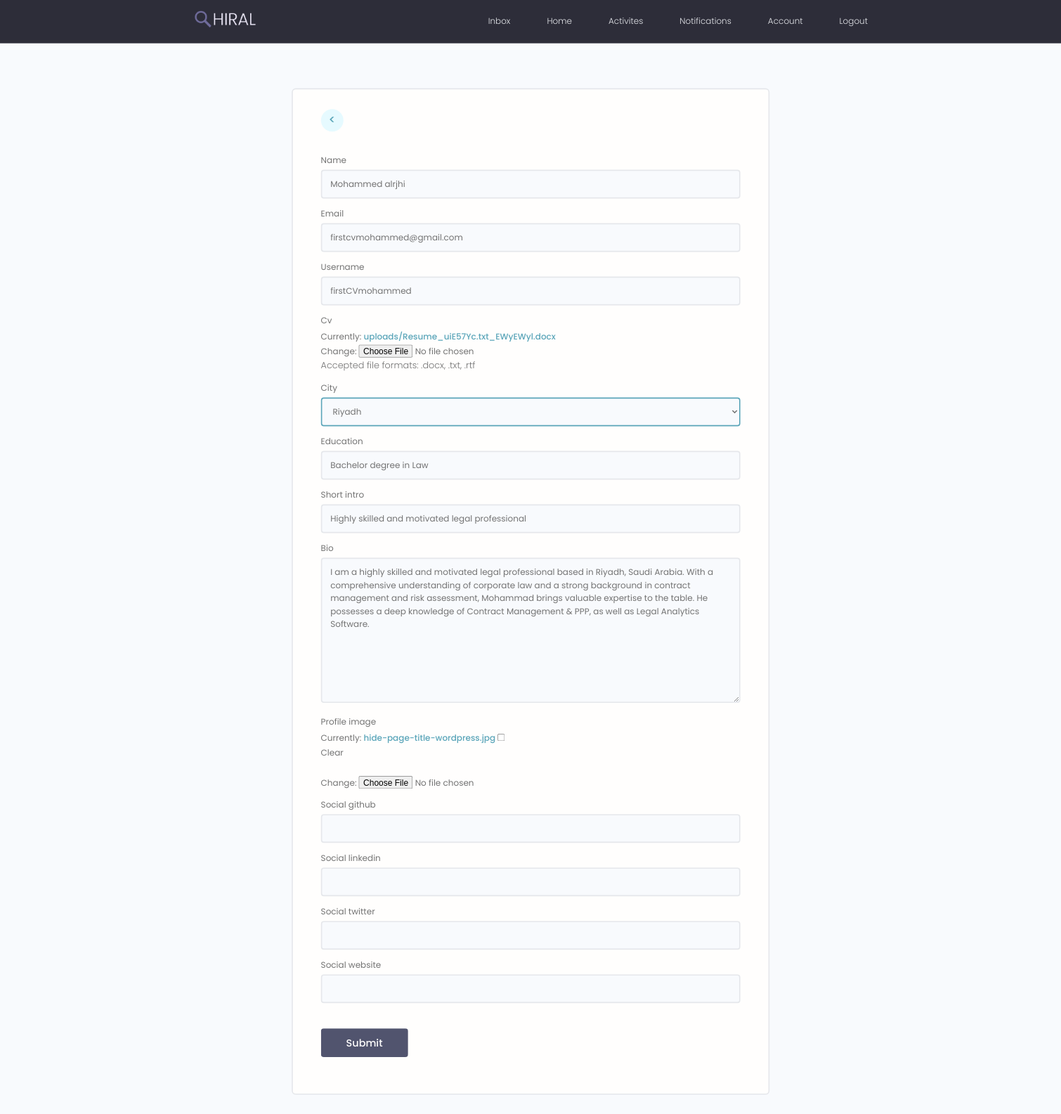
/edit-account/ (signed in), run on the app's committed database.
### accounts/models.py (models this page shows, shortened)
class Seeker(models.Model):
    user = models.OneToOneField(User, on_delete=models.CASCADE, primary_key=True)
    name = models.CharField(max_length=200, blank=True, null=True)
    email = models.EmailField(max_length=500, blank=True, null=True)
    username = models.CharField(max_length=200, blank=True, null=True)
    cv = models.FileField(upload_to='uploads/', null=True, blank=False)
    city = models.ForeignKey(City, on_delete=models.SET_NULL, null=True, blank=False)
    age = models.IntegerField(range(1, 75),null=True, blank=True)
    short_intro = models.CharField(max_length=200, null=True, blank=True)
    education = models.CharField(max_length=200, null=True, blank=True)
    bio = models.TextField(null=True, blank=True)
    profile_image =models.ImageField(null=True, blank=True, default='user-default.png')
    social_github = models.CharField(max_length=200, null=True, blank=True)
    social_twitter = models.CharField(max_length=200, null=True, blank=True)
    social_linkedin = models.CharField(max_length=200, null=True, blank=True)
    social_website = models.CharField(max_length=200, null=True, blank=True)
    is_active=models.BooleanField(default=True)
    numPOffers=models.IntegerField(range(1, 200), null=True)

### accounts/views.py (the view, shortened to what this page needs)
# urls.py: path('edit-account/', views.editAccount, name="edit-account"),
@login_required(login_url='login')
def editAccount(request):
    if request.user.is_Seeker:
        seeker = request.user.seeker
        form = SeekerAccountForm(instance=seeker)
    elif request.user.is_Recruiter:
        recruiter = request.user.recruiter
        form = RecruiterAccountForm(instance=recruiter)
    AllSkills = []
    context = {'form': form}
    if request.user.is_Seeker and seeker is not None:
        context['cv_skills'] = AllSkills
    return render(request, 'account-edit.html', context)

### accounts/forms.py
class SeekerAccountForm(ModelForm):
    class Meta:
        model = Seeker
        fields = ['name', 'email', 'username', 'cv',
                  'city','education', 'short_intro','bio','profile_image',
                  'social_github', 'social_linkedin', 'social_twitter',
                  'social_website']
    def __init__(self, *args, **kwargs):
        super(SeekerAccountForm, self).__init__(*args, **kwargs)
        for name, field in self.fields.items():
            field.widget.attrs.update({'class': 'input'})

### accounts/models.py (called while the page is built)
    def __str__(self):
        return self.name

### accounts/templatetags/custom_filters.py (called while the page is built)
@register.filter
def has_new_offers(seeker_email):
    return Offers.objects.filter(seeker__email=seeker_email, is_new=True).exists()

### chat/templatetags/chat_extras.py (called while the page is built)
@register.simple_tag
def is_user_having_unseen_msgs(user):
	if not user.is_authenticated:
		return False
	qs = ChatMessage.objects.filter((Q(room__user1=user) | Q(room__user2=user)),
								~Q(user=user), seen=False)
	return qs.exists()

### templates/account-edit.html (shortened to what this page needs)
{% extends 'main.html' %}
{% block content %}
<main class="formPage my-xl">
  <div class="content-box">
    <div class="formWrapper">
      <a style="font-size: 21px;" class="backButton" href="{% url 'account' %}"><</a>
      <br>
      <form class="form" method="POST" enctype="multipart/form-data" class="form auth__form " id="account_form">
        {% for field in form %}
        <div class="form__field">
          <label for="{{ field.id_for_label }}">{{ field.label }}</label>
          {% if field.name == 'cv' %}
          {{ field }}
          <p>Accepted file formats: .docx, .txt, .rtf</p>
          {% else %}
          {{ field }}
          {% endif %}
        </div>
        {% endfor %}
        <input class="btn btn--sub btn--lg  my-md" type="submit" value="Submit" />
      </form>
    </div>
  </div>
</main>
{% endblock content %}

### static/styles/app.css (style rules this page uses)
html { -moz-transform: scale(0.8, 0.8); -ms-transform: scale(0.8); -webkit-transform: scale(0.8); transform: scale(0.8); width:125%; transform-origin:0 0; }
:root { --color-sub: #2d2d39; }
.btn--sub { background-color: var(--color-sub-light); }
.content-box { width: 95%; max-width: 85rem; margin: 0 auto; }
.backButton { background: var(--color-main-light); color: var(--color-main); width: 4rem; height: 4rem; display: flex; align-items: center; justify-content: center; border-radius: 50%; }
.formPage .formWrapper { list-style: none; background: var(--color-white); padding: 3.5rem 5rem; border: 2px solid var(--color-light); border-radius: 0.7rem; }

### static/uikit/styles/modules/_variables.css (style rules this page uses)
:root { --color-main: #5aa5b9; --color-main-light: #e6faff; --color-sub: #3f4156; --color-sub-light: #51546e; --color-sub-lighter: #ededfd; --color-text: #737373; --color-gray: #8b8b8b; --color-light: #e5e7eb; --color-light-gray: #767676; --color-bg: #f8fafd; --color-white: #fffefd; --color-white-light: #f3f3f3; --color-success: #359e64; --color-success-bg: #def8e8; --color-error: #fc4b0b; --color-error-bg: #fff2ee; --font-base: 'Poppins', arial, helvetica, 'Segoe UI', roboto, ubuntu, sans-serif; --font-monospace: 'Fira Code', 'Courier New', courier, monospace; --font-regular: 300; --font-medium: 500; --font-bold: 700; --generic-shadow: 1px 1px 5px #00000010; --generic-transition: all 0.3s ease-in-out; }

### static/uikit/styles/modules/_base.css (style rules this page uses)
* { margin: 0; padding: 0; box-sizing: border-box; text-rendering: optimizeLegibility; color: inherit; font-size: inherit; }
html { font-size: 50%; }
@media only screen and (min-width: 480px) { html { font-size: 56.25%; } }
@media only screen and (min-width: 1200px) { html { font-size: 62.5%; } }
body { line-height: 1.6; font-weight: 400; font-size: 1.5rem; color: var(--color-text); background-color: var(--color-bg); min-height: 100vh; }

### static/uikit/styles/modules/_typography.css (style rules this page uses)
* { font-family: var(--font-base); }
p, span, strong { font-size: 1.6rem; color: var(--color-text); font-weight: var(--font-regular); }
a { padding-bottom: 2px; text-decoration: none; display: inline-block; color: var(--color-main); font-weight: var(--font-medium); }

### static/uikit/styles/modules/_utilities.css (style rules this page uses)
.my-md { margin: 3rem auto; }
.my-xl { margin: 8rem auto; }

### static/uikit/styles/modules/_button.css (style rules this page uses)
.btn { display: inline-block; position: relative; cursor: pointer; background-color: var(--color-light); font-weight: var(--font-medium); color: var(--color-sub); text-decoration: none; padding: 1rem 2rem; border-radius: 0.5rem; border: none; width: -webkit-fit-content; width: -moz-fit-content; width: fit-content; height: -webkit-fit-content; height: -moz-fit-content; height: fit-content; font-size: 1.6rem; outline-width: 0; outline-color: transparent; -webkit-backface-visibility: hidden; backface-visibility: hidden; transition: all 0.3s ease-in-out; }
.btn--sub { background-color: var(--color-sub); color: var(--color-white); }
.btn--lg { font-size: 1.8rem; padding: 1.2rem 4.5rem; }

### static/uikit/styles/modules/_form.css (style rules this page uses)
.form { display: block; }
.form__field { margin-top: 1.5rem; margin-bottom: 1.5rem; }
.form__label, .form__field > label { display: block; margin-bottom: 0.5rem; color: var(--color-text); }
input.input[type='text'], input.input[type='email'], input.input[type='password'], input.input[type='number'], input.input[type='drop'], select, textarea.input { min-width: 24rem; width: 100%; padding: 1.2rem 1.5rem; border-radius: 0.5rem; border: 2px solid var(--color-light); transition: all 0.3s ease-in-out; background-color: var(--color-bg); }
input.input[type='text']:focus, input.input[type='email']:focus, input.input[type='password']:focus, input.input[type='number']:focus, input.input[type='text']:active, input.input[type='email']:active, input.input[type='password']:active, input.input[type='number']:active, select.input, textarea.input:focus, textarea.input:active { outline: none; border: 2px solid var(--color-main); }

### data on the page
Seeker: form "Mohammed alrjhi" "firstcvmohammed@gmail.com" "firstCVmohammed" "Riyadh" "Bachelor degree in Law" "Highly skilled and motivated legal professional" "I am a highly skilled and motivated legal professional based in Riyadh, Saudi Arabia. With a comprehensive understanding of corporate law and a strong background in contract management and risk assessment, Mohammad brings valuable expertise to the table. He possesses a deep knowledge of Contract Management & PPP, as well as Legal Analytics Software."

### other printed values
{{ field.label }} "Name" "Email" "Username" "Cv" "City" "Education" "Short intro" "Bio" "Profile image" "Social github" "Social linkedin" "Social twitter" "Social website"
